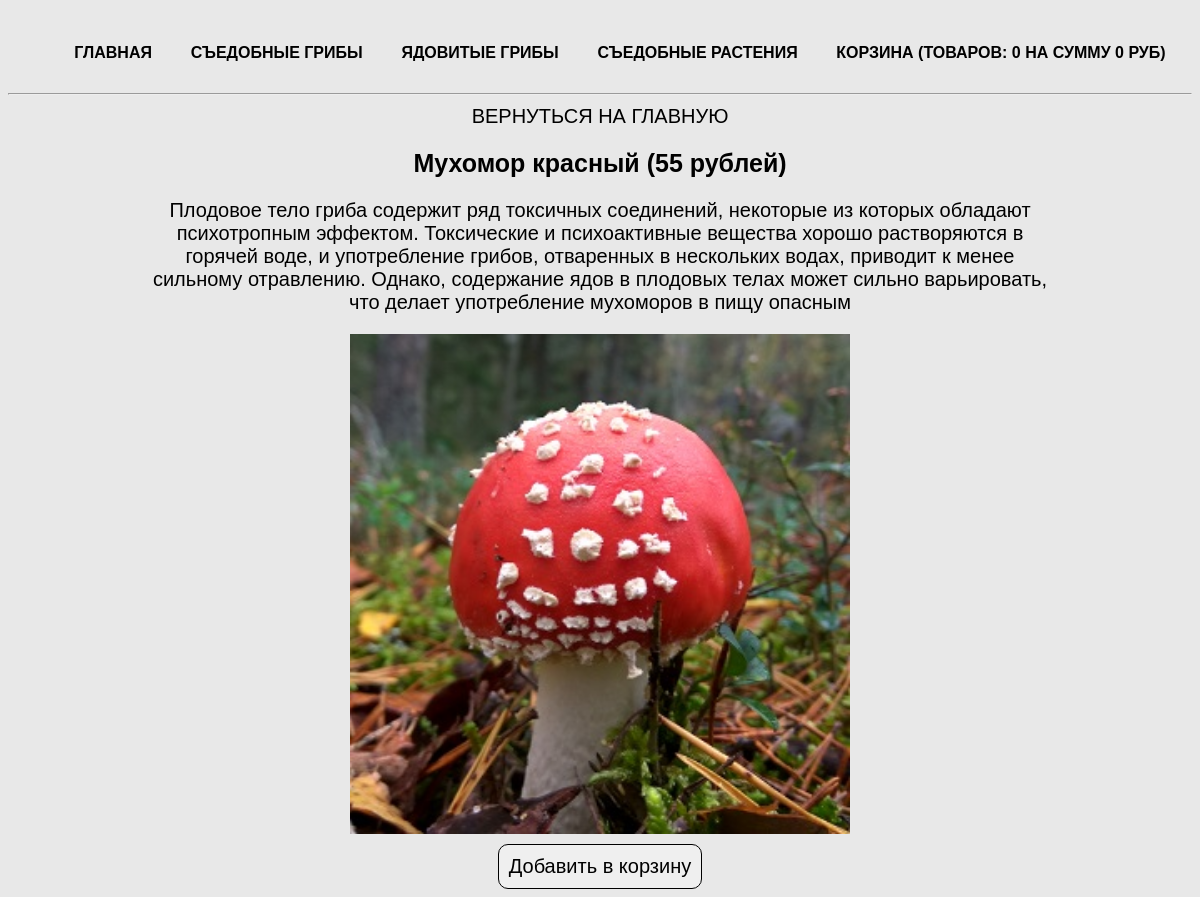
The page /product.php?product=amanita on the database its author committed.
### tables this page shows
CREATE TABLE `cats` (
  `id` int(11) NOT NULL,
  `name` varchar(50) NOT NULL,
  `rus_name` varchar(50) NOT NULL
);

CREATE TABLE `products` (
  `id` int(11) NOT NULL,
  `title` varchar(50) NOT NULL,
  `cat` varchar(50) NOT NULL,
  `price` int(11) NOT NULL,
  `rus_name` varchar(50) NOT NULL,
  `img` varchar(50) NOT NULL,
  `descr` text NOT NULL
);

### product.php (the view)
<?php
require_once 'parts/header.php';
if (isset($_GET['product'])) {
    $currentProduct = $_GET['product'];
    $product = $connect->query("SELECT * FROM products WHERE title='$currentProduct'");
    $product = $product->fetch(PDO::FETCH_ASSOC);
}
?>
<?php if (empty($product)) { ?>
	<div class="main">
		<div class="card">Такого товара не существует!</div>
	</div>
<?php } else { ?>
	<div class="product-card">
	    <a href="index.php">Вернуться на главную</a>
	    <h2><?=$product['rus_name']?> (<?=$product['price']?> рублей)</h2>
	    <div class="descr"><?=$product['descr']?></div>
	    <img width="300" src="img/<?=$product['img']?>" alt="<?=$product['rus_name']?>">
	    <?php require 'parts/button.php' ?>
	</div>
<?php } ?>

### parts/header.php (shortened to what this page needs)
<?php
require_once 'db/db.php';
$cats = $connect->query("SELECT * FROM cats");
$cats = $cats->fetchAll(PDO::FETCH_ASSOC);
?>
<!doctype html>
<html lang="ru">
<head>
    <link rel="stylesheet" href="css/style.css">
</head>
<body>
<nav>
    <ul>
        <li><a href="index.php">Главная</a></li>
        <?php foreach ($cats as $cat) { ?>
            <li><a href="index.php?cat=<? echo $cat['name']?>"><? echo $cat['rus_name']?></a></li>
        <?php } ?>
        <li><a href="cart.php">Корзина (Товаров:
            <?php if (isset($_SESSION['totalQuantity'])) { ?>
                <?=$_SESSION['totalQuantity']?>
            <?php } else { ?>
                    0
           <?php } ?>
                 на сумму
            <?php if (isset($_SESSION['totalPrice'])) { ?>
               <?=$_SESSION['totalPrice']?>
            <?php } else { ?>
              0
          <?php } ?>
          руб)
            </a>
        </li>
    </ul>
</nav>
<hr>

### css/style.css (style rules this page uses)
* { font-family: 'Arial', sans-serif; font-size: 20px; }
body { margin-top: 20px; background-color: #e8e8e8; }
a { text-decoration: none; text-transform: uppercase; color: #000000; -webkit-transition: all .3s; -moz-transition: all .3s; -ms-transition: all .3s; -o-transition: all .3s; transition: all .3s; }
h2 { font-size: 25px; }
img { width: 100%; }
.main, nav { width: 1170px; margin: auto; display: flex; flex-wrap: wrap; justify-content: space-around; }
nav ul { display: flex; list-style: none; width: 100%; justify-content: space-around; font-weight: 700; }
nav ul li a { font-size: 16px; }
.cart, .product-card { text-align: center; width: 900px; margin: auto; }
.descr { margin-bottom: 20px; }
.product-card img { width: 500px; }

### rows shown on the page
cats: rus_name "СЪЕДОБНЫЕ ГРИБЫ"
cats: rus_name "ЯДОВИТЫЕ ГРИБЫ"
cats: rus_name "СЪЕДОБНЫЕ РАСТЕНИЯ"
products: rus_name "Мухомор красный", price "55", descr "Плодовое тело гриба содержит ряд токсичных соединений, некоторые из которых обладают психотропным эффектом. Токсические и психоактивные вещества хорошо растворяются в горячей воде, и употребление грибов, отваренных в нескольких водах, приводит к менее сильному отравлению. Однако, содержание ядов в плодовых телах может сильно варьировать, что делает употребление мухоморов в пищу опасным", img (picture)
